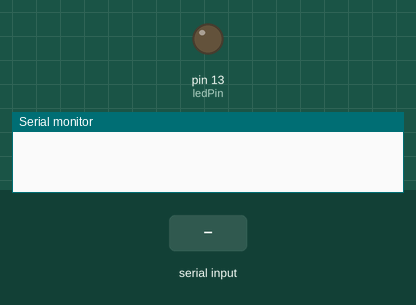
The sketch below on a simulated Arduino Uno, built with avr-gcc and run on an emulated ATmega328P. Shown: output pins drawn as LEDs (lit = HIGH), the last lines printed to the serial monitor. The inputs (shaded band) are chosen by the test bench.

Above: at 1.2 s.
1.3 s: "H" received over the second serial link
At 1.7 s:
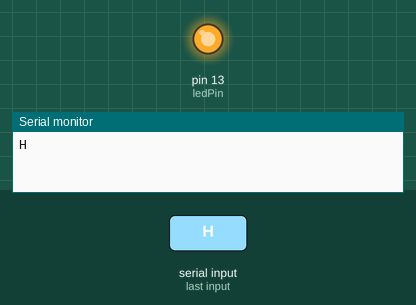
2.8 s: "L" received over the second serial link
At 4.0 s:
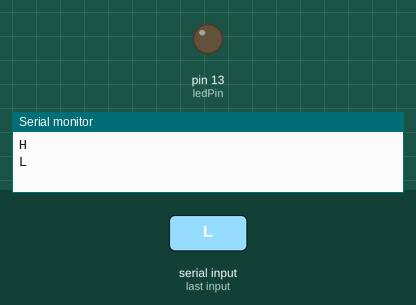
Timing chart, 0 to 5.8 s (numbered marks = the images above; inputs shaded):
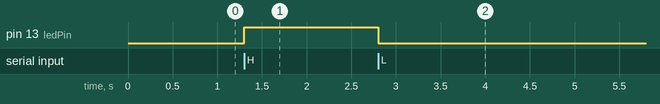

Measured:
- after the input at 1.3 s, pin 13 (ledPin): LOW → HIGH at once
- after the input at 2.8 s, pin 13 (ledPin): HIGH → LOW at once

The sketch:

CommSoftwareSerial.ino
```cpp
#include <SoftwareSerial.h>


SoftwareSerial mySerial(7, 8); // RX, TX

const int ledPin = 13; // the pin that the LED is attached to
int incomingByte;      // a variable to read incoming serial data into

void setup() {
  // initialize serial communication:
  Serial.begin(9600);
  mySerial.begin(9600);
  // initialize the LED pin as an output:
  pinMode(ledPin, OUTPUT);
}

void loop() {
  // see if there's incoming serial data:
  if (mySerial.available() > 0) {
    // read the oldest byte in the serial buffer:
    incomingByte = mySerial.read();

    Serial.println(char(incomingByte));


    // if it's a capital H (ASCII 72), turn on the LED:
    if (incomingByte == 'H') {
      digitalWrite(ledPin, HIGH);
    }
    // if it's an L (ASCII 76) turn off the LED:
    if (incomingByte == 'L') {
      digitalWrite(ledPin, LOW);
    }
  }
}
```
